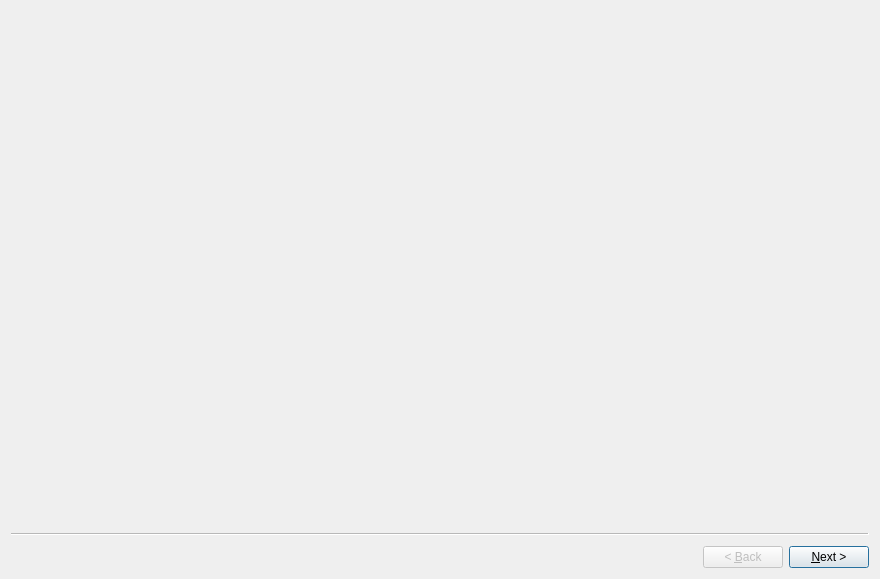
<?xml version="1.0" encoding="UTF-8"?>
<ui version="4.0">
 <class>MainWizard</class>
 <widget class="QWizard" name="MainWizard">
  <property name="geometry">
   <rect>
    <x>0</x>
    <y>0</y>
    <width>880</width>
    <height>579</height>
   </rect>
  </property>
  <property name="windowTitle">
   <string>Wizard</string>
  </property>
  <property name="wizardStyle">
   <enum>QWizard::ClassicStyle</enum>
  </property>
  <property name="options">
   <set>QWizard::NoCancelButton</set>
  </property>
  <widget class="DatabaseConnectionPage" name="wizardPage1"/>
  <widget class="SchemaDefinitionPage" name="wizardPage2"/>
  <widget class="QueryLogPage" name="wizardPage3"/>
 </widget>
 <customwidgets>
  <customwidget>
   <class>DatabaseConnectionPage</class>
   <extends>QWizardPage</extends>
   <header>src/ui/databaseconnectionpage.h</header>
   <container>1</container>
  </customwidget>
  <customwidget>
   <class>SchemaDefinitionPage</class>
   <extends>QWizardPage</extends>
   <header>src/ui/schemadefinitionpage.h</header>
   <container>1</container>
  </customwidget>
  <customwidget>
   <class>QueryLogPage</class>
   <extends>QWizardPage</extends>
   <header>src/ui/querylogpage.h</header>
   <container>1</container>
  </customwidget>
 </customwidgets>
 <resources/>
 <connections/>
</ui>
